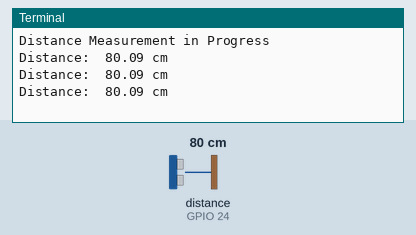
Recording of a program running on a simulated Raspberry Pi (BCM pin numbers). Shown: the last lines printed to the terminal. The test bench sets the inputs (shaded band); at power-on: distance to the obstacle (sensor on GPIO 24) 80 cm. The echo pulse lasts 58.3 µs per cm; the clock reads 2024-03-15 10:24:30 at power-on unless the program sets it.

Above: at 3.2 s.
3.3 s: distance to the obstacle (sensor on GPIO 24) set to 2 cm
At 3.9 s:
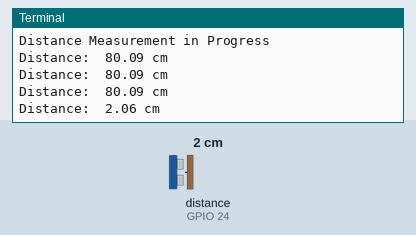
4.8 s: distance to the obstacle (sensor on GPIO 24) set to 4 cm
At 5.4 s:
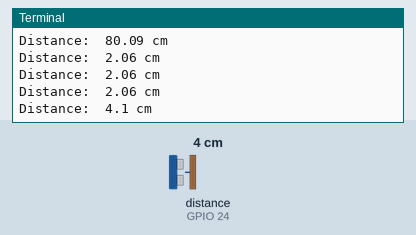
Timing chart, 0 to 7.8 s (numbered marks = the images above; inputs shaded):
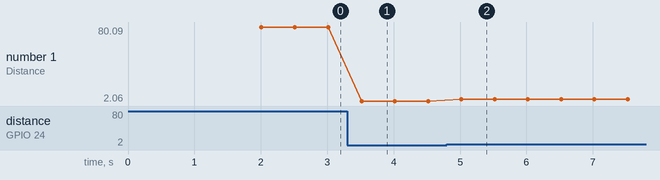

The program:

continuous_readings.py
```python
# import libraries
import RPi.GPIO as GPIO
import time

# set up the GPIO
GPIO.setmode(GPIO.BCM)

TRIG = 23
ECHO = 24

GPIO.setup(TRIG,GPIO.OUT) # set TRIG as ouput - trigger the sensor
GPIO.setup(ECHO,GPIO.IN) # set ECHO as input - detect the ECHO voltage change

GPIO.output(TRIG,False) # set the trigger pin low

print("Distance Measurement in Progress")
time.sleep(2)

while True:
    # this sensor requires a 10us pulse to trigger the module and obtain an echo response
    # To create our trigger pulse, set trigger pin high for 10us then low again
    GPIO.output(TRIG, True)
    time.sleep(0.00001)
    GPIO.output(TRIG, False)

# need to obtain the duration of a pulse
# this is the duration from the sensor to the object, and then back to the sensor
    while GPIO.input(ECHO)==0:
        pulse_start = time.time()
    while GPIO.input(ECHO)==1:
        pulse_end = time.time()

    pulse_duration = pulse_end - pulse_start

# now convert the time it takes to distance
# speed = distance / time
# speed of sound = 343m/s
# since the recorded time is to the sensor and back, we need to divide time by 2.
# 34300 = d / (t/2) --> 17150 * t = d
    distance = pulse_duration * 17150
    distance = round(distance, 2)

    print("Distance: ",distance, "cm")
    time.sleep(.5)

    if distance > 200:
        break

GPIO.cleanup()
```

Measured:
- after the input at 3.3 s, the terminal: prints a new line after 0.22 s (image 1)
- after the input at 4.8 s, the terminal: prints a new line after 0.22 s (image 2)
- plotted number 1: 80.09 → 2.06 after the input at 3.3 s, 2.06 → 4.1 after the input at 4.8 s
